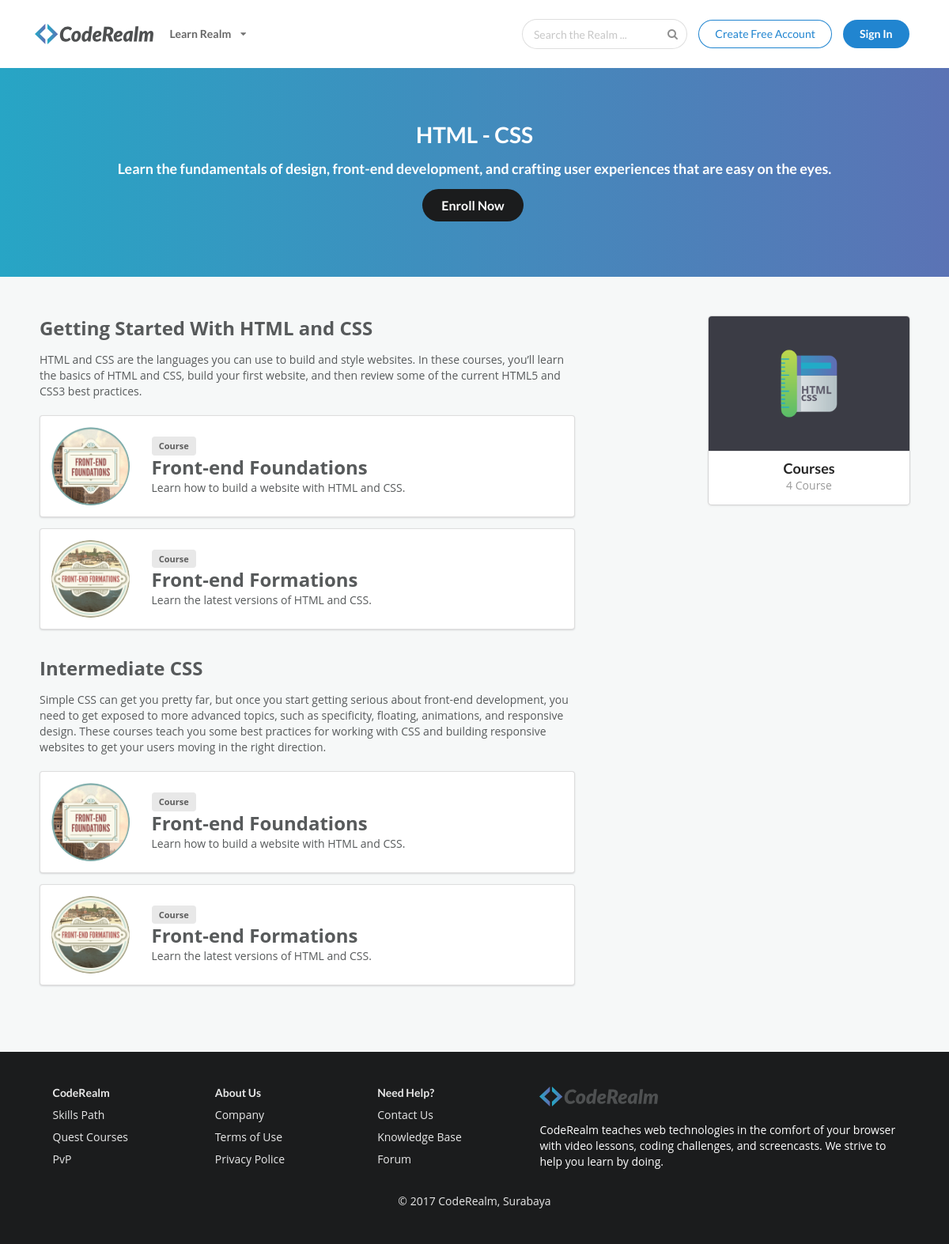
The page /skills/html-css on the database its author committed.
### tables this page shows
CREATE TABLE `skills` (
  `id_skill` int(11) NOT NULL AUTO_INCREMENT,
  `skill_name` varchar(255) NOT NULL,
  `description` text NOT NULL,
  `skill_badge` varchar(255) NOT NULL,
  `enroll_url` varchar(255) NOT NULL,
  `skill_file` varchar(255) NOT NULL,
  `created_at` timestamp NOT NULL DEFAULT CURRENT_TIMESTAMP ON UPDATE CURRENT_TIMESTAMP,
  PRIMARY KEY (`id_skill`),
  UNIQUE KEY `skill_badge` (`skill_badge`),
  UNIQUE KEY `enroll_url` (`enroll_url`)
);

CREATE TABLE `skill_course` (
  `id_skill_course` int(11) NOT NULL AUTO_INCREMENT,
  `id_skill_path` int(11) NOT NULL,
  `name_course` varchar(255) NOT NULL,
  `description` text NOT NULL,
  `skill_course_url` varchar(255) NOT NULL,
  `skill_course_badge` varchar(255) NOT NULL,
  `created_at` timestamp NOT NULL DEFAULT CURRENT_TIMESTAMP ON UPDATE CURRENT_TIMESTAMP,
  PRIMARY KEY (`id_skill_course`),
  UNIQUE KEY `skill_course_url` (`skill_course_url`,`skill_course_badge`),
  KEY `id_skill_path` (`id_skill_path`)
);

### application/libraries/Template.php (called while the page is built, shortened)
<?php
class Template
{
    var $ci;
    function __construct()
    {
        $this->ci =& get_instance();
    }
    function load($tpl_view, $body_view = null, $data = null)
    {
        if ( ! is_null( $body_view ) )
        {
            if ( file_exists( APPPATH.'views/'.$tpl_view.'/'.$body_view ) )
            {
                $body_view_path = $tpl_view.'/'.$body_view;
            }
            else if ( file_exists( APPPATH.'views/'.$tpl_view.'/'.$body_view.'.php' ) )
            {
                $body_view_path = $tpl_view.'/'.$body_view.'.php';
            }
            else if ( file_exists( APPPATH.'views/'.$body_view ) )
            {
                $body_view_path = $body_view;
            }
            else if ( file_exists( APPPATH.'views/'.$body_view.'.php' ) )
            {
                $body_view_path = $body_view.'.php';
            }
            else
            {
                show_error('Unable to load the requested file: ' . $tpl_name.'/'.$view_name.'.php');
            }
            $body = $this->ci->load->view($body_view_path, $data, TRUE);
            if ( is_null($data) )
            {
                $data = array('body' => $body);
            }
            else if ( is_array($data) )
            {
                $data['body'] = $body;
            }
            else if ( is_object($data) )
            {
                $data->body = $body;
            }
        }
        $this->ci->load->view(''.$tpl_view, $data);
    }
}

### application/controllers/Skills.php (called while the page is built, shortened)
<?php
class Skills extends CI_Controller {
	public function content() {
		$title = str_replace("skills/", "", uri_string());
		$data['title'] = $title;
		$data['content'] = json_decode($this->skillsmodel->getSkillContent(current_url()));
		$this->template->load('base', 'skills/skill-content', $data);
	}
}

### index.php (called while the page is built, shortened)
<?php
require_once BASEPATH.'core/CodeIgniter.php';

### application/models/SkillsModel.php (called while the page is built, shortened)
<?php
class SkillsModel extends CI_Model {
    function getNumOfCourse() {
        $select = array(
            'skills.id_skill',
            'count(skill_course.id_skill_course) as NumOfCourse'
        );
        $result = $this->db
                        ->select($select)
                        ->from('skills, skill_path, skill_course')
                        ->where('skills.id_skill = skill_path.id_skill and skill_path.id_skill_path = skill_course.id_skill_path')
                        ->group_by('skills.id_skill')
                        ->get()
                        ->result_array();
        $numOfCourse = array();
        foreach ($result as $num) {
            $numOfCourse[$num['id_skill']] = $num['NumOfCourse'];
        }
        return $numOfCourse;
    }
    function getSkillContent($url) {
        $skill = $this->db->get_where('skills', array('enroll_url'=>$url))->row_array();
        $numOfCourse = $this->getNumOfCourse();
        $path = $this->db->get_where('skill_path', array('id_skill'=>$skill['id_skill']))->result();
        $course = $this->db->get_where('skill_course', array('id_skill_path'=>$path[0]->id_skill_path))->result();
        $data = array();
        $data_course = array();
        $data_path = array();
        foreach ($path as $p) {
            foreach ($course as $c) {
                $row = array(
                    'courseName' => $c->name_course,
                    'description' => $c->description,
                    'courseUrl' => $c->skill_course_url,
                    'courseBadge' => $c->skill_course_badge
                );
                array_push($data_course, $row);
            }
            $rowp = array(
                'titlePath' => $p->title_path,
                'description' => $p->description,
                'courses' => $data_course
            );
            array_push($data_path, $rowp);
            $data_course = array();
        }
        $data_skill = array(
            'idSkill' => $skill['id_skill'],
            'name' => $skill['skill_name'],
            'description' => $skill['description'],
            'enrollUrl' => $skill['enroll_url'],
            'skillFile' => $skill['skill_file'],
            'skillBadge' => $skill['skill_badge'],
            'numOfCourse' => $numOfCourse[$skill['id_skill']],
            'path' => $data_path
        );
        array_push($data, $data_skill);
        return json_encode($data);
    }
}

### application/views/skills/skill-content.php (the view, shortened to what this page needs)
<section class="hero-skills">
<div class="ui center aligned container" id="hero-content">
    <div class="ui container">
        <h1 class="ui inverted header"><?= $content[0]->name; ?></h1>
        <p class="ui inverted header"><?= $content[0]->description; ?></p>
        <?php if (isset($this->session->userdata['user_signed_in'])) { ?>
            <?php if ($enroll['enroll_status']) { ?>
                <a class="ui large black button" href="<?= site_url('skills/unenroll/'.$enroll['id_enroll_skills'].'/'.$user['id_skill'].'/'.$enroll['enroll_status']); ?>">Enrolled</a>
            <?php } else { ?>
                <a class="ui large black button" href="<?= site_url('skills/enroll/'.$user['id_user'].'/'.$user['id_skill']); ?>">Enroll Now</a>
            <?php } ?>
        <?php } else { ?>
            <a class="ui large black button" href="<?= site_url('signin'); ?>">Enroll Now</a>
        <?php } ?>
    </div>
</div>
</section>
<main class="learn-realm">
    <div class="ui container">
        <div class="ui stackable grid">
            <div class="ten wide column">
                <?php foreach ($content[0]->path as $path) { ?>
                    <div class="ui container">
                        <div class="title-course">
                            <h2><?= $path->titlePath; ?></h2>
                            <p><?= $path->description; ?></p>
                        </div>
                        <?php foreach ($path->courses as $course) { ?>
                            <div class="ui segment">
                                <div class="ui stackable middle aligned grid">
                                    <div class="three wide column">
                                        <a href="<?= $course->courseBadge; ?>">
                                            <img class="ui small circular image" src="<?= $course->courseBadge; ?>" alt="<?= $course->courseName; ?>" />
                                        </a>
                                    </div>
                                    <div class="thirteen wide column">
                                        <div class="ui small label">Course</div><br />
                                        <a href="<?= site_url('skills/download/'.$content[0]->skillFile); ?>"><h2><?= $course->courseName; ?></h2></a>
                                        <p><?= $course->description; ?></p>
                                    </div>
                                </div>
                            </div>
                        <?php } ?>
                        <br />
                    </div>
                <?php } ?>
            </div>
            <div class="two wide column"></div>
            <div class="four wide column">
                <div class="ui center aligned container">
                    <div class="ui card">
                        <div class="image">
                            <img src="<?= $content[0]->skillBadge; ?>" alt="<?= $content[0]->name; ?>" />
                        </div>
                        <div class="content">
                            <div class="header">
                                Courses
                        </div>
                            <div class="meta">
                                <?= $content[0]->numOfCourse; ?> Course
                        </div>
                        </div>
                    </div>
                </div>
            </div>
        </div>
    </div>
</main >

### assets/css/app.css (style rules this page uses)
body { color: #575a5b; font-family: "Open Sans", Helvetica, Arial, sans-serif; }
a { font-family: "Open Sans", Helvetica, Arial, sans-serif; }
h1, h2, h3, h4, h5, h6, p { font-family: "Open Sans", Helvetica, Arial, sans-serif; color: #575a5b; }
.ui.button { border-radius: 2.285714rem; }
.ui.basic.button, .ui.basic.buttons .button { border-radius: 2.285714rem; }
.hero-skills { background-image: url(../image/Hero/bg-hero-blue.svg); background-position: center; background-repeat: no-repeat; background-size: cover; }
#hero-content { padding: 70px; }
.learn-realm { padding: 50px; background: #f6f8f8; }
.title-course { margin-bottom: 20px; }

### rows shown on the page
skills: skill_name "HTML - CSS", description "Learn the fundamentals of design, front-end development, and crafting user experiences that are easy on the eyes.", skill_badge (picture)
skill_course: skill_course_badge (picture), name_course "Front-end Foundations", description "Learn how to build a website with HTML and CSS."
skill_course: skill_course_badge (picture), name_course "Front-end Formations", description "Learn the latest versions of HTML and CSS."

### other values the page prints
anchor('signin', 'Sign In', 'class="ui primary button"') "Sign In"
$path->titlePath "Getting Started With HTML and CSS"
$path->titlePath "Intermediate CSS"
$content[0]->numOfCourse "4"
